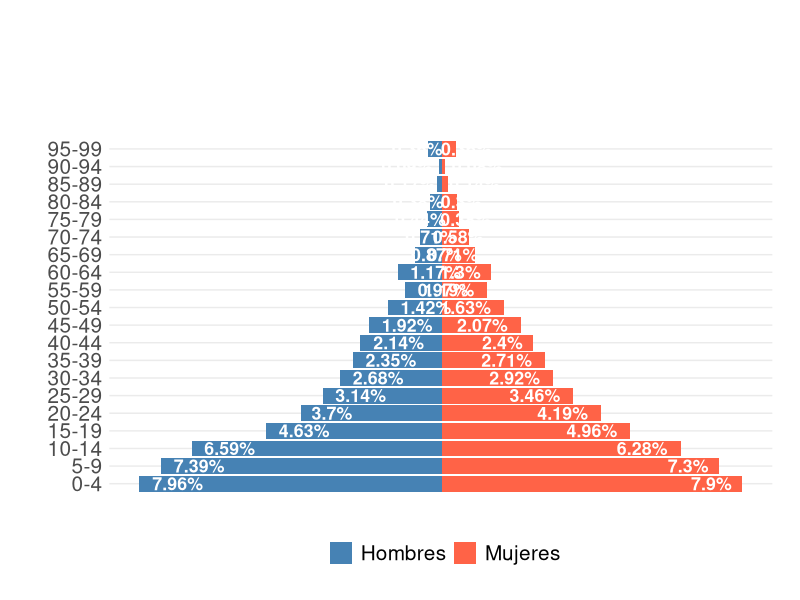
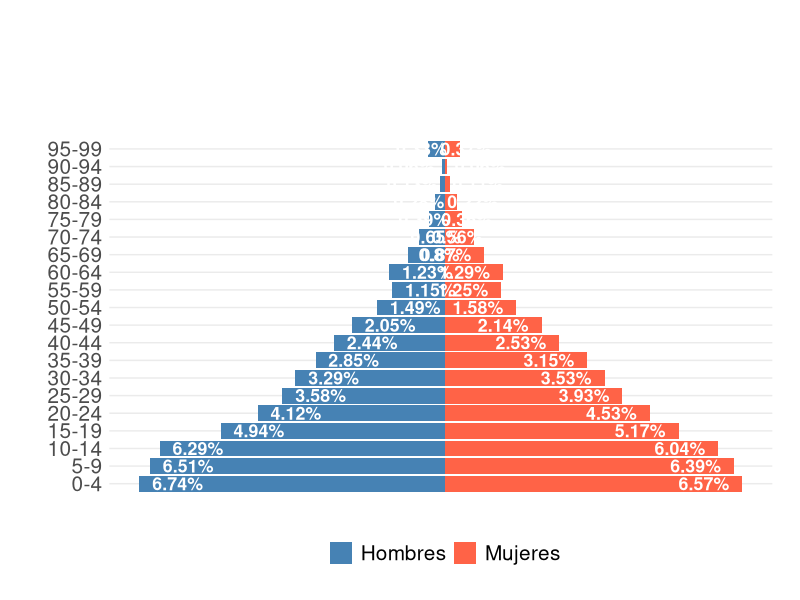
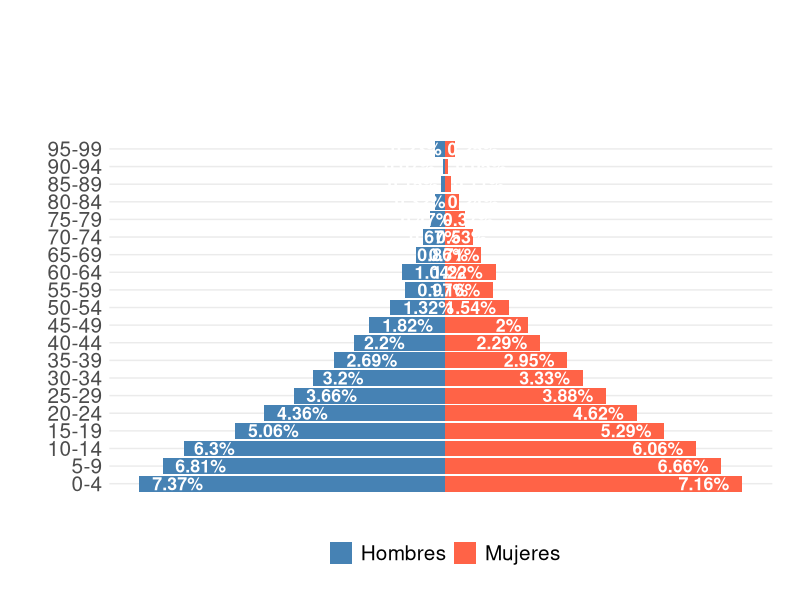
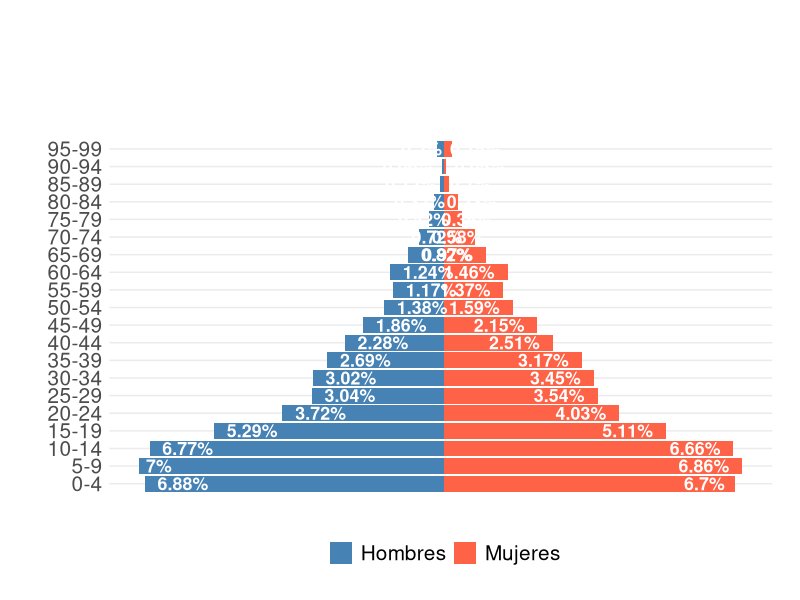
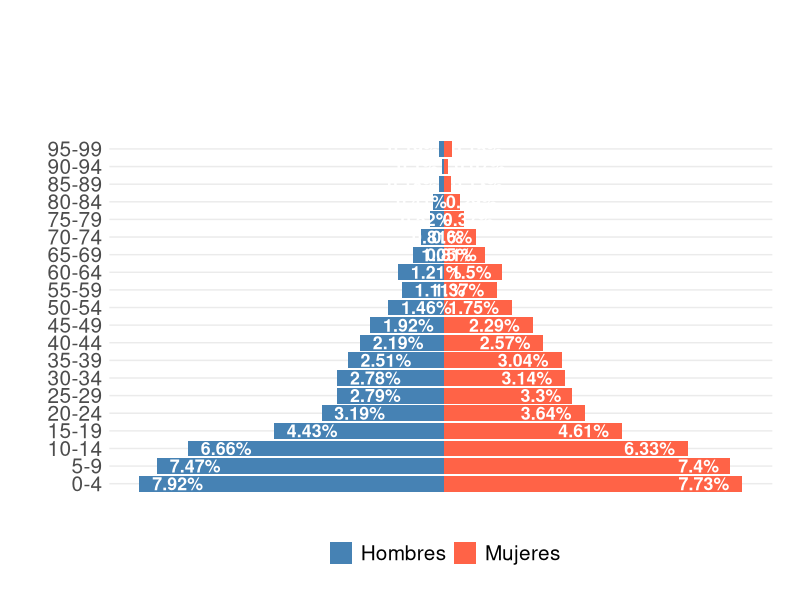
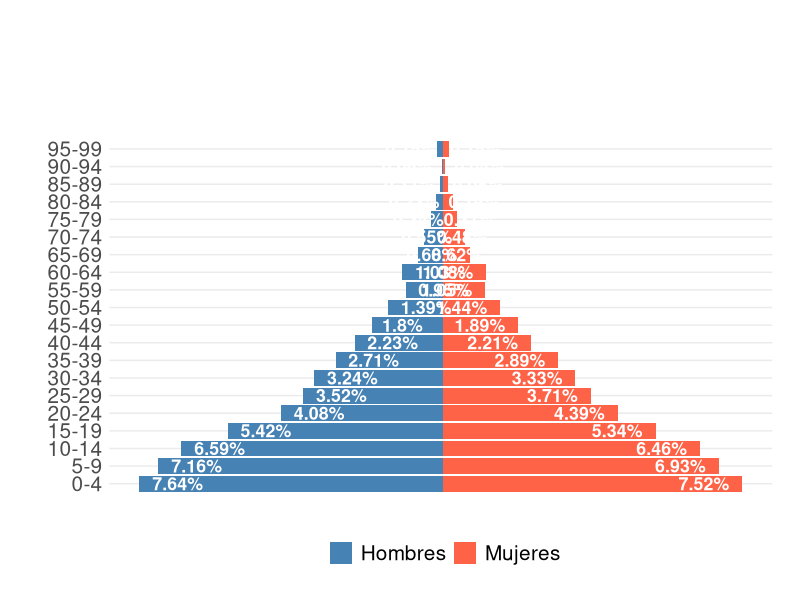
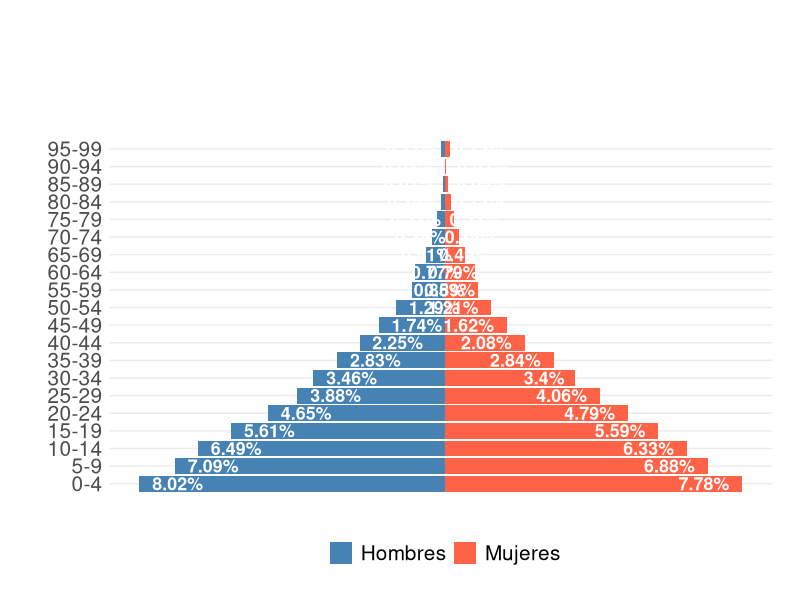
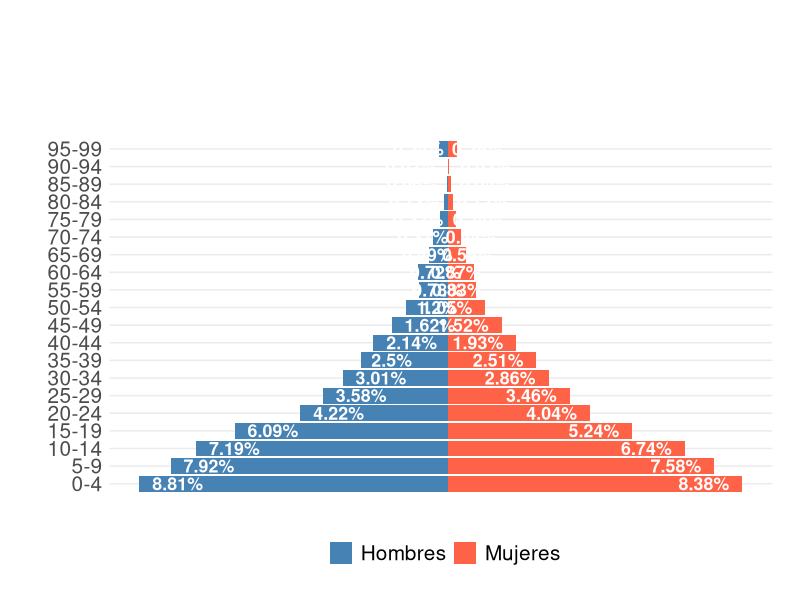

R code for these plots, in order:
library("ggplot2")
library("readr")
library("dplyr")

dep_names <-c("Chuquisaca","La Paz", "Cochabamba", "Oruro", "Potosí", "Tarija", "Santa Cruz", "Beni", "Pando")

df <- read_csv("data/processed/poblacion_genero_bolivia_1992.csv")

head(df)

resultados <- list()

for (dep_id in 1:9) {
  poblacion_lp <- df %>% filter(dep==dep_id)
  poblacion_total_lp <- sum(poblacion_lp$total)
  poblacion_total_lp
  poblacion_lp <- poblacion_lp %>%
    mutate(
      edad_inicio = as.integer(sub("-.*|\\+", "", rango_edad))
    ) %>%
    arrange(edad_inicio) %>%
    mutate(
      rango_edad = factor(rango_edad, levels = unique(rango_edad))
    ) %>%
    mutate(porcentaje=paste(round(total/poblacion_total_lp*100,2),"%",sep=""))
  
  p <- ggplot(poblacion_lp, 
              aes(x = rango_edad, 
                  y = ifelse(sexo == 1, -total, total), 
                  fill = factor(sexo)
              )
  ) +
    geom_col() +
    geom_text(label= poblacion_lp$porcentaje, stat = "identity", 
              hjust=ifelse(test = poblacion_lp$sexo == 1,  yes = -0.25, no = 1.25),
              color="white", fontface="bold", size=4.5)+
    scale_y_continuous(labels = abs) +
    coord_flip() +
    theme_minimal() +
    scale_fill_manual(
      values = c("steelblue", "tomato"),
      labels = c("Hombres", "Mujeres")
    ) +
    labs(
      x = "",
      y = "",
      fill=""
    )+
    theme( 
      panel.grid.major.x = element_blank(), 
      panel.grid.minor.x = element_blank(),
      axis.text.x=element_blank(), 
      axis.text.y=element_text(size=15),
      strip.text.x=element_text(size=15),
      legend.position="bottom",
      legend.text=element_text(size=15),
      plot.margin = margin(100, 20, 20, 20)
    )
  figure_path <- paste0("figures/piramide_", dep_names[dep_id],"_1992.svg")
  print(figure_path)
  print(poblacion_total_lp)
  ggsave(
    figure_path,
    p,
    width = 8,
    height = 8,
    units = "in"
  )
  
}
